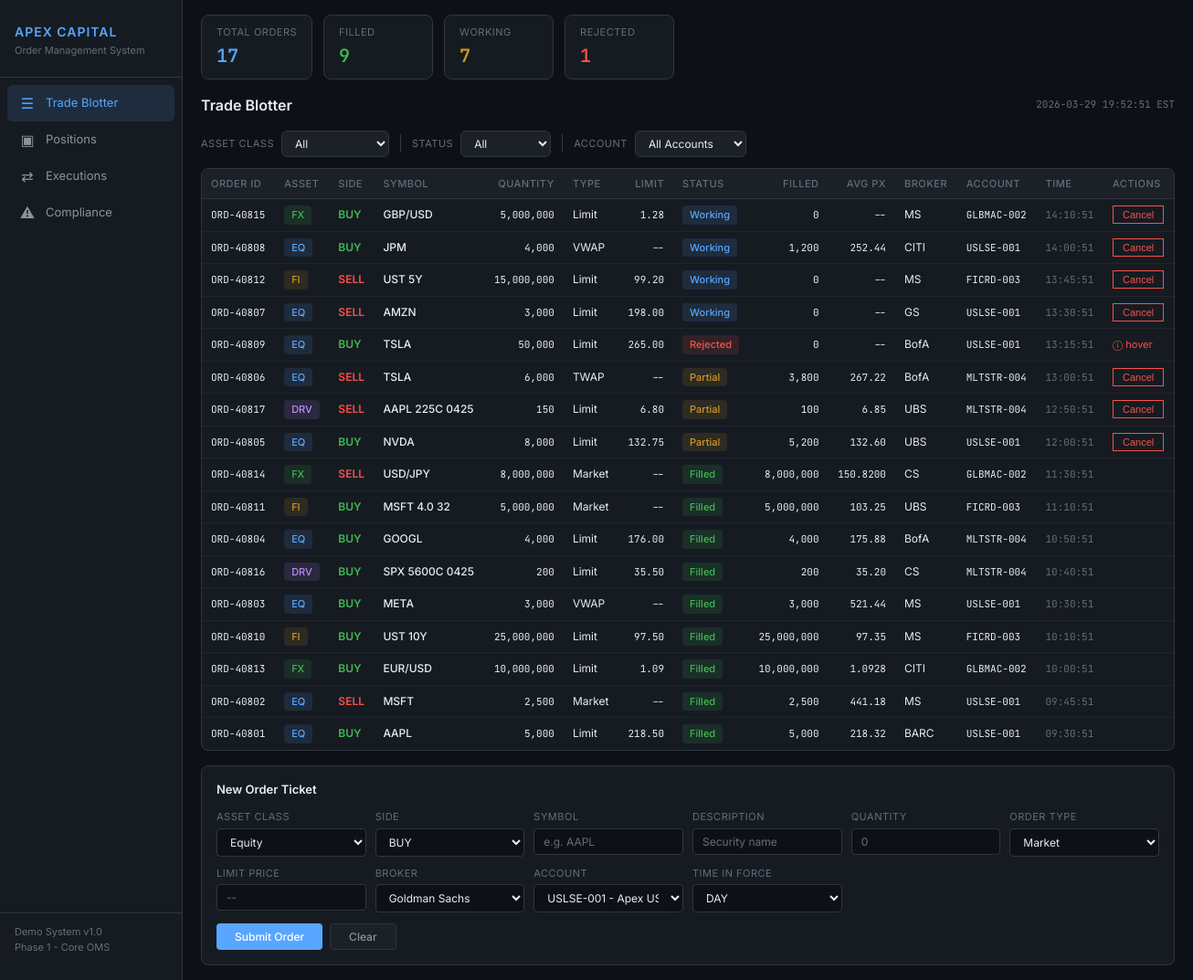
Page /blotter on the committed database.
### models.py (models this page shows)
class Order(db.Model):
    id = db.Column(db.Integer, primary_key=True)
    order_id = db.Column(db.String(20), unique=True, nullable=False)
    asset_class = db.Column(db.String(20), nullable=False)  # Equity, Fixed Income, FX, Derivative
    symbol = db.Column(db.String(20), nullable=False)
    description = db.Column(db.String(100))  # e.g., "Apple Inc." or "US 10Y Treasury"
    side = db.Column(db.String(4), nullable=False)  # BUY or SELL
    quantity = db.Column(db.Float, nullable=False)
    order_type = db.Column(db.String(20), nullable=False)  # Market, Limit, Stop, VWAP, TWAP
    limit_price = db.Column(db.Float, nullable=True)
    status = db.Column(db.String(20), default="New")  # New, Working, Partial, Filled, Rejected, Cancelled
    filled_qty = db.Column(db.Float, default=0.0)
    avg_price = db.Column(db.Float, nullable=True)
    broker = db.Column(db.String(20))
    venue = db.Column(db.String(30))  # Exchange or dark pool
    account_id = db.Column(db.Integer, db.ForeignKey("account.id"), nullable=False)
    compliance_status = db.Column(db.String(20), default="Pending")  # Pending, Passed, Failed
    compliance_note = db.Column(db.String(200))
    created_at = db.Column(db.DateTime, default=datetime.utcnow)
    updated_at = db.Column(db.DateTime, default=datetime.utcnow, onupdate=datetime.utcnow)
    tif = db.Column(db.String(10), default="DAY")  # DAY, GTC, IOC, FOK
    currency_pair = db.Column(db.String(10))  # e.g., "EUR/USD"
    settle_date = db.Column(db.String(10))  # T+1, T+2, etc.
    coupon = db.Column(db.Float)
    maturity_date = db.Column(db.String(20))
    yield_value = db.Column(db.Float)
    executions = db.relationship("Execution", backref="order", lazy=True)

class Account(db.Model):
    id = db.Column(db.Integer, primary_key=True)
    account_code = db.Column(db.String(20), unique=True, nullable=False)
    account_name = db.Column(db.String(100), nullable=False)
    fund_type = db.Column(db.String(50))  # e.g., "Long/Short Equity", "Global Macro"
    base_currency = db.Column(db.String(3), default="USD")
    nav = db.Column(db.Float, default=0.0)  # Net Asset Value
    orders = db.relationship("Order", backref="account", lazy=True)
    positions = db.relationship("Position", backref="account", lazy=True)

### app.py (the view)
@app.route("/blotter")
def blotter():
    asset_filter = request.args.get("asset_class", "All")
    status_filter = request.args.get("status", "All")
    account_filter = request.args.get("account", "All")
    query = Order.query
    if asset_filter != "All":
        query = query.filter(Order.asset_class == asset_filter)
    if status_filter != "All":
        query = query.filter(Order.status == status_filter)
    if account_filter != "All":
        query = query.filter(Order.account_id == int(account_filter))
    orders = query.order_by(Order.created_at.desc()).all()
    accounts = Account.query.all()
    all_orders = Order.query.all()
    stats = {
        "total": len(all_orders),
        "filled": sum(1 for o in all_orders if o.status == "Filled"),
        "working": sum(1 for o in all_orders if o.status in ("Working", "Partial")),
        "rejected": sum(1 for o in all_orders if o.status == "Rejected"),
    }
    return render_template(
        "blotter.html",
        orders=orders,
        accounts=accounts,
        stats=stats,
        asset_filter=asset_filter,
        status_filter=status_filter,
        account_filter=account_filter,
        active_page="blotter",
    )

### app.py (called while the page is built)
@app.context_processor
def inject_now():
    return {"now": datetime.utcnow()}

### templates/blotter.html (shortened to what this page needs)
{% extends "base.html" %}
{% block content %}
<div class="stats-bar">
    <div class="stat-card">
        <div class="label">Total Orders</div>
        <div class="value blue">{{ stats.total }}</div>
    </div>
    <div class="stat-card">
        <div class="label">Filled</div>
        <div class="value green">{{ stats.filled }}</div>
    </div>
    <div class="stat-card">
        <div class="label">Working</div>
        <div class="value yellow">{{ stats.working }}</div>
    </div>
    <div class="stat-card">
        <div class="label">Rejected</div>
        <div class="value red">{{ stats.rejected }}</div>
    </div>
</div>
<div class="page-header">
    <h2>Trade Blotter</h2>
    <div class="timestamp">{{ now.strftime('%Y-%m-%d %H:%M:%S') }} EST</div>
</div>
<form class="filter-bar" method="get" action="{{ url_for('blotter') }}">
    <label>Asset Class</label>
    <select name="asset_class" onchange="this.form.submit()">
        <option value="All" {{ 'selected' if asset_filter == 'All' }}>All</option>
    </select>
    <label>Status</label>
    <select name="status" onchange="this.form.submit()">
        <option value="All" {{ 'selected' if status_filter == 'All' }}>All</option>
    </select>
    <label>Account</label>
    <select name="account" onchange="this.form.submit()">
        <option value="All" {{ 'selected' if account_filter == 'All' }}>All Accounts</option>
    </select>
</form>
<div class="data-table-wrapper">
    <table class="data-table">
        <thead>
            <tr>
                <th>Order ID</th>
                <th>Asset</th>
                <th>Side</th>
                <th>Symbol</th>
                <th class="right">Quantity</th>
                <th>Type</th>
                <th class="right">Limit</th>
                <th>Status</th>
                <th class="right">Filled</th>
                <th class="right">Avg Px</th>
                <th>Broker</th>
                <th>Account</th>
                <th>Time</th>
                <th>Actions</th>
            </tr>
        </thead>
        <tbody>
            {% for order in orders %}
            <tr>
                <td class="mono">{{ order.order_id }}</td>
                <td>
                    {% if order.asset_class == 'Equity' %}
                        <span class="badge badge-equity">EQ</span>
                    {% elif order.asset_class == 'Fixed Income' %}
                        <span class="badge badge-fi">FI</span>
                    {% elif order.asset_class == 'FX' %}
                        <span class="badge badge-fx">FX</span>
                    {% elif order.asset_class == 'Derivative' %}
                        <span class="badge badge-deriv">DRV</span>
                    {% endif %}
                </td>
                <td>
                    <span class="side-{{ order.side|lower }}">{{ order.side }}</span>
                </td>
                <td style="font-weight: 500;">{{ order.symbol }}</td>
                <td class="right mono">{{ "{:,.0f}".format(order.quantity) }}</td>
                <td>{{ order.order_type }}</td>
                <td class="right mono">
                    {% if order.limit_price %}
                        {{ "%.2f"|format(order.limit_price) if order.limit_price < 1000 else "{:,.2f}".format(order.limit_price) }}
                    {% else %}
                        --
                    {% endif %}
                </td>
                <td>
                    {% if order.status == 'Filled' %}
                        <span class="badge badge-filled">Filled</span>
                    {% elif order.status == 'Working' %}
                        <span class="badge badge-working">Working</span>
                    {% elif order.status == 'Partial' %}
                        <span class="badge badge-partial">Partial</span>
                    {% elif order.status == 'Rejected' %}
                        <span class="badge badge-rejected">Rejected</span>
                    {% elif order.status == 'Cancelled' %}
                        <span class="badge badge-cancelled">Cancelled</span>
                    {% elif order.status == 'New' %}
                        <span class="badge badge-new">New</span>
                    {% endif %}
                </td>
                <td class="right mono">{{ "{:,.0f}".format(order.filled_qty) }}</td>
                <td class="right mono">
                    {% if order.avg_price %}
                        {{ "%.4f"|format(order.avg_price) if order.asset_class == 'FX' else "%.2f"|format(order.avg_price) }}
                    {% else %}
                        --
                    {% endif %}
                </td>
                <td>{{ order.broker }}</td>
                <td class="mono" style="font-size: 11px;">{{ order.account.account_code }}</td>
                <td class="mono" style="color: var(--text-muted);">{{ order.created_at.strftime('%H:%M:%S') }}</td>
                <td>
                    {% if order.status in ('Working', 'Partial', 'New') %}
                    <form method="post" action="{{ url_for('cancel_order', order_id=order.id) }}" style="display:inline;">
                        <button type="submit" class="btn-danger" onclick="return confirm('Cancel order {{ order.order_id }}?')">Cancel</button>
                    </form>
                    {% elif order.status == 'Rejected' %}
                    <span style="font-size: 11px; color: var(--red);" title="{{ order.compliance_note }}">&#9432; hover</span>
                    {% endif %}
                </td>
            </tr>
            {% endfor %}
        </tbody>
    </table>
</div>
<div class="order-entry">
    <h3>New Order Ticket</h3>
    <form method="post" action="{{ url_for('create_order') }}">
        <div class="form-grid">
            <div class="form-group">
                <label>Asset Class</label>
                <select name="asset_class" id="asset-class-select">
                    <option value="Equity">Equity</option>
                </select>
            </div>
            <div class="form-group">
                <label>Side</label>
                <select name="side">
                    <option value="BUY">BUY</option>
                </select>
            </div>
            <div class="form-group">
                <label>Symbol</label>
                <input type="text" name="symbol" placeholder="e.g. AAPL" required>
            </div>
            <div class="form-group">
                <label>Description</label>
                <input type="text" name="description" placeholder="Security name">
            </div>
            <div class="form-group">
                <label>Quantity</label>
                <input type="number" name="quantity" placeholder="0" required>
            </div>
            <div class="form-group">
                <label>Order Type</label>
                <select name="order_type">
                    <option value="Market">Market</option>
                </select>
            </div>
            <div class="form-group">
                <label>Limit Price</label>
                <input type="number" step="0.01" name="limit_price" placeholder="--">
            </div>
            <div class="form-group">
                <label>Broker</label>
                <select name="broker">
                    <option value="GS">Goldman Sachs</option>
                </select>
            </div>
            <div class="form-group">
                <label>Account</label>
                <select name="account_id">
                    {% for acct in accounts %}
                    <option value="{{ acct.id }}">{{ acct.account_code }} - {{ acct.account_name }}</option>
                    {% endfor %}
                </select>
            </div>
            <div class="form-group">
                <label>Time in Force</label>
                <select name="tif">
                    <option value="DAY">DAY</option>
                </select>
            </div>
        </div>
        <div class="form-actions">
            <button type="submit" class="btn btn-primary">Submit Order</button>
            <button type="reset" class="btn btn-secondary">Clear</button>
        </div>
    </form>
</div>
{% endblock %}

### templates/base.html (shortened to what this page needs)
<!DOCTYPE html>
<html lang="en">
<head>
    <link rel="stylesheet" href="{{ url_for('static', filename='style.css') }}">
</head>
<body>
    <div class="app-container">
        <nav class="sidebar">
            <div class="sidebar-brand">
                <h1>Apex Capital</h1>
                <div class="subtitle">Order Management System</div>
            </div>
            <ul class="sidebar-nav">
                <li>
                    <a href="{{ url_for('blotter') }}" class="{{ 'active' if active_page == 'blotter' }}">
                        <span class="icon">&#9776;</span> Trade Blotter
                    </a>
                </li>
                <li>
                    <a href="{{ url_for('positions') }}" class="{{ 'active' if active_page == 'positions' }}">
                        <span class="icon">&#9635;</span> Positions
                    </a>
                </li>
                <li>
                    <a href="{{ url_for('executions') }}" class="{{ 'active' if active_page == 'executions' }}">
                        <span class="icon">&#8644;</span> Executions
                    </a>
                </li>
                <li>
                    <a href="{{ url_for('compliance') }}" class="{{ 'active' if active_page == 'compliance' }}">
                        <span class="icon">&#9888;</span> Compliance
                    </a>
                </li>
            </ul>
            <div class="sidebar-footer">
                Demo System v1.0<br>
                Phase 1 - Core OMS
            </div>
        </nav>
        <main class="main-content">
            {% block content %}{% endblock %}
        </main>
    </div>
</body>
</html>

### rows in the picture
Order: order_id "ORD-40815", asset_class "FX", side "BUY", symbol "GBP/USD", quantity "5,000,000", order_type "Limit", limit_price "1.28", status "Working", filled_qty "0", broker "MS", account.account_code "GLBMAC-002", created_at "14:10:51"
Order: order_id "ORD-40808", shows "EQ", side "BUY", symbol "JPM", quantity "4,000", order_type "VWAP", status "Working", filled_qty "1,200", asset_class+avg_price "252.44", broker "CITI", account.account_code "USLSE-001", created_at "14:00:51"
Order: order_id "ORD-40812", asset_class "FI", side "SELL", symbol "UST 5Y", quantity "15,000,000", order_type "Limit", limit_price "99.20", status "Working", filled_qty "0", broker "MS", account.account_code "FICRD-003", created_at "13:45:51"
Order: order_id "ORD-40807", asset_class "EQ", side "SELL", symbol "AMZN", quantity "3,000", order_type "Limit", limit_price "198.00", status "Working", filled_qty "0", broker "GS", account.account_code "USLSE-001", created_at "13:30:51"
Order: order_id "ORD-40809", asset_class "EQ", side "BUY", symbol "TSLA", quantity "50,000", order_type "Limit", limit_price "265.00", status "Rejected", filled_qty "0", broker "BofA", account.account_code "USLSE-001", created_at "13:15:51"
Order: order_id "ORD-40806", shows "EQ", side "SELL", symbol "TSLA", quantity "6,000", order_type "TWAP", status "Partial", filled_qty "3,800", asset_class+avg_price "267.22", broker "BofA", account.account_code "MLTSTR-004", created_at "13:00:51"
Order: order_id "ORD-40817", shows "DRV", side "SELL", symbol "AAPL 225C 0425", quantity "150", order_type "Limit", limit_price "6.80", status "Partial", filled_qty "100", asset_class+avg_price "6.85", broker "UBS", account.account_code "MLTSTR-004", created_at "12:50:51"
Order: order_id "ORD-40805", shows "EQ", side "BUY", symbol "NVDA", quantity "8,000", order_type "Limit", limit_price "132.75", status "Partial", filled_qty "5,200", asset_class+avg_price "132.60", broker "UBS", account.account_code "USLSE-001", created_at "12:00:51"
Order: order_id "ORD-40814", shows "FX", side "SELL", symbol "USD/JPY", quantity "8,000,000", order_type "Market", status "Filled", filled_qty "8,000,000", asset_class+avg_price "150.8200", broker "CS", account.account_code "GLBMAC-002", created_at "11:30:51"
Order: order_id "ORD-40811", shows "FI", side "BUY", symbol "MSFT 4.0 32", quantity "5,000,000", order_type "Market", status "Filled", filled_qty "5,000,000", asset_class+avg_price "103.25", broker "UBS", account.account_code "FICRD-003", created_at "11:10:51"
Order: order_id "ORD-40804", shows "EQ", side "BUY", symbol "GOOGL", quantity "4,000", order_type "Limit", limit_price "176.00", status "Filled", filled_qty "4,000", asset_class+avg_price "175.88", broker "BofA", account.account_code "MLTSTR-004", created_at "10:50:51"
Order: order_id "ORD-40816", shows "DRV", side "BUY", symbol "SPX 5600C 0425", quantity "200", order_type "Limit", limit_price "35.50", status "Filled", filled_qty "200", asset_class+avg_price "35.20", broker "CS", account.account_code "MLTSTR-004", created_at "10:40:51"
Order: order_id "ORD-40803", shows "EQ", side "BUY", symbol "META", quantity "3,000", order_type "VWAP", status "Filled", filled_qty "3,000", asset_class+avg_price "521.44", broker "MS", account.account_code "USLSE-001", created_at "10:30:51"
Order: order_id "ORD-40810", shows "FI", side "BUY", symbol "UST 10Y", quantity "25,000,000", order_type "Limit", limit_price "97.50", status "Filled", filled_qty "25,000,000", asset_class+avg_price "97.35", broker "MS", account.account_code "FICRD-003", created_at "10:10:51"
Order: order_id "ORD-40813", shows "FX", side "BUY", symbol "EUR/USD", quantity "10,000,000", order_type "Limit", limit_price "1.09", status "Filled", filled_qty "10,000,000", asset_class+avg_price "1.0928", broker "CITI", account.account_code "GLBMAC-002", created_at "10:00:51"
Order: order_id "ORD-40802", shows "EQ", side "SELL", symbol "MSFT", quantity "2,500", order_type "Market", status "Filled", filled_qty "2,500", asset_class+avg_price "441.18", broker "MS", account.account_code "USLSE-001", created_at "09:45:51"
Order: order_id "ORD-40801", shows "EQ", side "BUY", symbol "AAPL", quantity "5,000", order_type "Limit", limit_price "218.50", status "Filled", filled_qty "5,000", asset_class+avg_price "218.32", broker "BARC", account.account_code "USLSE-001", created_at "09:30:51"

### other values in the picture
{{ stats.total }} "17"
{{ stats.filled }} "9"
{{ stats.working }} "7"
{{ stats.rejected }} "1"
form field account_id "USLSE-001 - Apex US Long/Short Equity"
